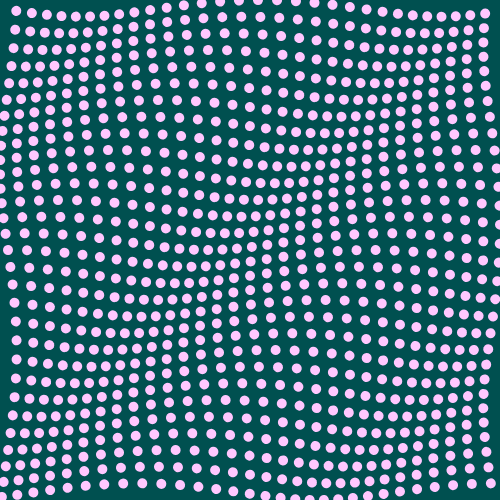
Frame 1 (no input)
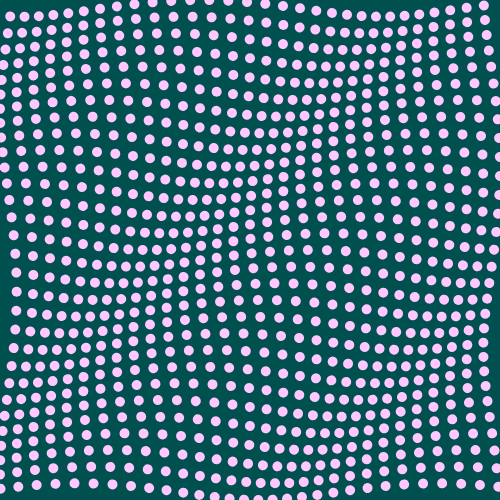
Frame 60 (no input)
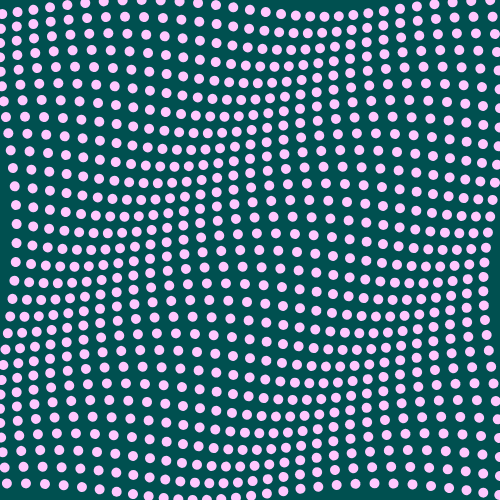
Frame 120 (the mouse pressed at the canvas centre since frame 60)

The p5.js sketch that drew these frames (run headless with seeded random() and noise() and a simulated clock; from frame 60 on, the mouse is pressed at the canvas centre):

// p5.js sketch
// ── sketch.js
var columns = 30;
var rows = 30;
var cellW;
var cellH;
var dotSize = 10;
function setup(){
    createCanvas(500,500);
    angleMode(DEGREES);
    //calculate width and height for each cell
    cellW = width / columns;
    cellH = height / rows;
    noStroke();
}
function draw(){
    background(0,80,80);
    //nested loop
    for(var i = 0; i < columns; i++){
        for(var j = 0; j < rows; j++){
            push();
                //calculate coordinates
                var x = i * cellW + cellW/2;
                var y = j * cellH + cellH/2;
                //translate to the center of cell
                translate(x,y);
                //rotate each cell a different amount
                rotate(frameCount+x+y);
                //draw dot off from the center of the cell
                fill(255,200,255);
                ellipse(cellW/2,0,dotSize);
            pop();
            
        }
    }
}
